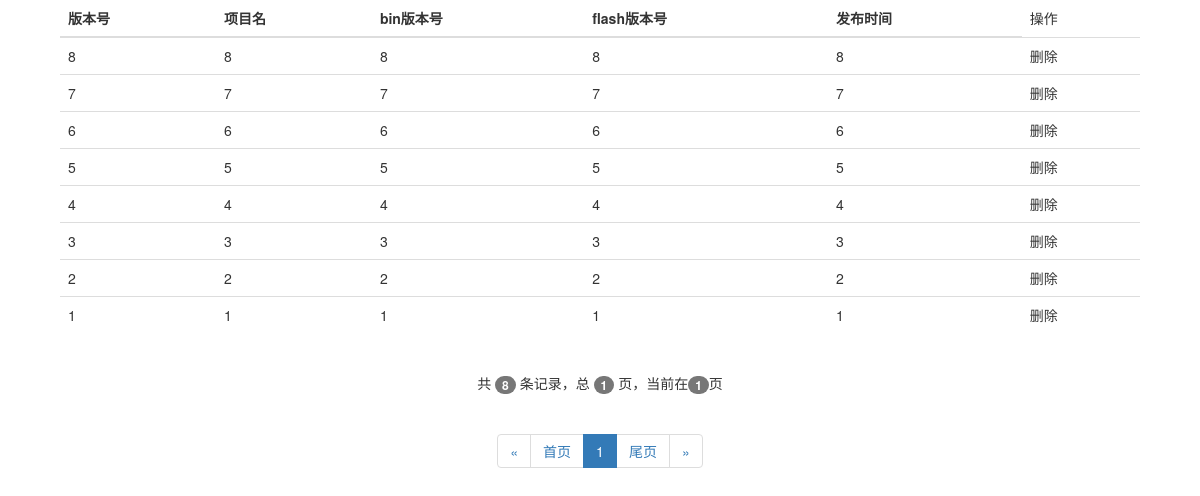
Page /test/1/ on the committed database.
### learn/models.py (models this page shows)
class Ver_front(models.Model):
    item = models.CharField(max_length=50)
    flash = models.CharField(max_length=50)
    bin = models.CharField(max_length=50)
    status = models.CharField(max_length=2)
    dtime = models.CharField(max_length=50)

### learn/views.py (the view)
# urls.py: url(r'^test/(\d+)/$', learn_view.show_version,name='test'),
def show_version(request,id):
    p = paging(Ver_front,id,17)
    return render(request,'show_version.html',locals())

### learn/views.py (called while the page is built)
    def p_range(self):
        if self.page < 5:
            p_list = list(self.p.page_range)[0:9]
        elif int(int(self.p.num_pages) - self.page) < 5:
            p_list = list(self.p.page_range)[-9:]
        else:
            p_list = list(self.p.page_range)[self.page-5:self.page+4]
        return p_list

### learn/templates/show_version.html (shortened to what this page needs)
<!DOCTYPE html>
{% load bootstrap3 %}
{% bootstrap_css %}
<html lang="en">
<head>
</head>
<body style="text-align: center">
<div class="row-fluid" style="width:90%;margin:0 auto"  >
    <div class="block"  align="center">
        <div id="tablewidget" class="block-body collapse in">
            <table class="table">
              <thead>
                <tr>
                  <th>版本号</th>
                  <th>项目名</th>
                  <th>bin版本号</th>
                  <th>flash版本号</th>
                  <th>发布时间</th>
                  <td>操作</td>
                </tr>
              </thead>
              <tbody>
                {% for i in p.p_content %}
                <tr>
                  <td>{{i.id}}</td>
                  <td>{{i.item}}</td>
                  <td>{{i.bin}}</td>
                  <td>{{i.flash}}</td>
                  <td>{{i.dtime}}</td>
                  <td>删除</td>
                </tr>
                {% endfor %}
              </tbody>
            </table>
        </div>
    </div>
    <div>
    <div id="pagination_div1">
        <ul class="pagination" >
        共 <span  class="badge">{{p.p_count}}</span> 条记录，总 <span  class="badge">{{p.p_pages}}</span> 页，当前在<span  class="badge">{{id}}</span>页
        </ul>
    </div>
    <div id="pagination_div2">
        <nav>
            <ul class="pagination" >
                <li><a href="/test/{{p.p_previous}}">&laquo;</a></li>
                <li> <a href="/test/1">首页</a></li>
                    {% for i in p.p_range %}
                        <li  {% ifequal p.p_id i %} class="active" {% endifequal %}><a href="/test/{{i}}">{{i}}</a></li>
                    {% endfor %}
                <li> <a href="/test/{{p.p_pages}}">尾页</a></li>
                <li><a href="/test/{{p.p_next}}">&raquo;</a></li>
            </ul>
        </nav>
    </div>
    </div>
</div>
</body>
</html>

### rows in the picture
Ver_front: id "8", item "8", bin "8", flash "8", dtime "8"
Ver_front: id "7", item "7", bin "7", flash "7", dtime "7"
Ver_front: id "6", item "6", bin "6", flash "6", dtime "6"
Ver_front: id "5", item "5", bin "5", flash "5", dtime "5"
Ver_front: id "4", item "4", bin "4", flash "4", dtime "4"
Ver_front: id "3", item "3", bin "3", flash "3", dtime "3"
Ver_front: id "2", item "2", bin "2", flash "2", dtime "2"
Ver_front: id "1", item "1", bin "1", flash "1", dtime "1"

### other values in the picture
{{ p.p_count }} "8"
{{ p.p_pages }} "1"
{{ id }} "1"
{{ i }} "1"
